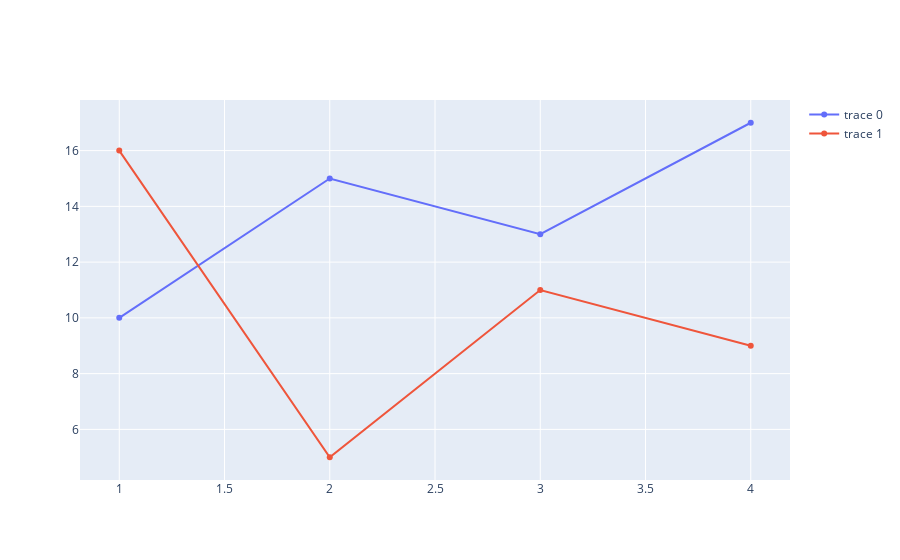

Notebook source saved alongside this figure:
### Code cell
from plotly.offline import init_notebook_mode, iplot
from plotly.graph_objs import *

init_notebook_mode(connected=True)         # initiate notebook for offline plot

trace0 = Scatter(
  x=[1, 2, 3, 4],
  y=[10, 15, 13, 17]
)
trace1 = Scatter(
  x=[1, 2, 3, 4],
  y=[16, 5, 11, 9]
)
data = Data([trace0, trace1])

iplot(data)

### Figure 1 — Plotly figure (JSON) as saved in the notebook; plotly's stock layout.template omitted (floating-point values rounded to 4 significant figures)
{"data": [{"type": "scatter", "x": [1, 2, 3, 4], "y": [10, 15, 13, 17]}, {"type": "scatter", "x": [1, 2, 3, 4], "y": [16, 5, 11, 9]}], "layout": {}}
